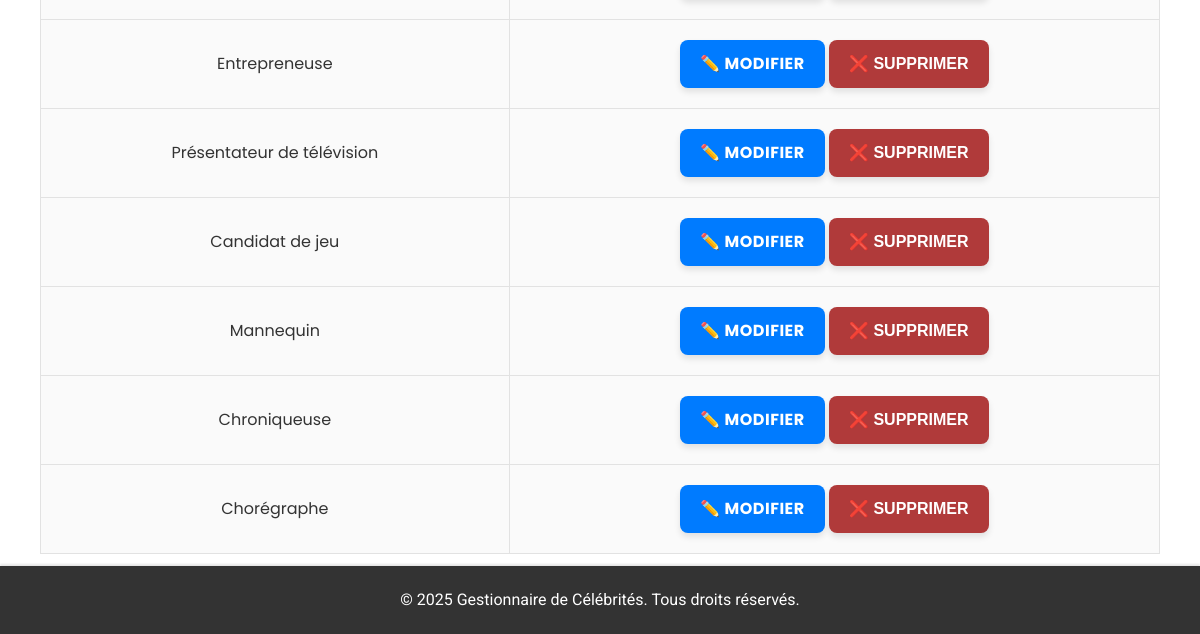
Before: /celebs/activities/ (lower part) with the older database file.
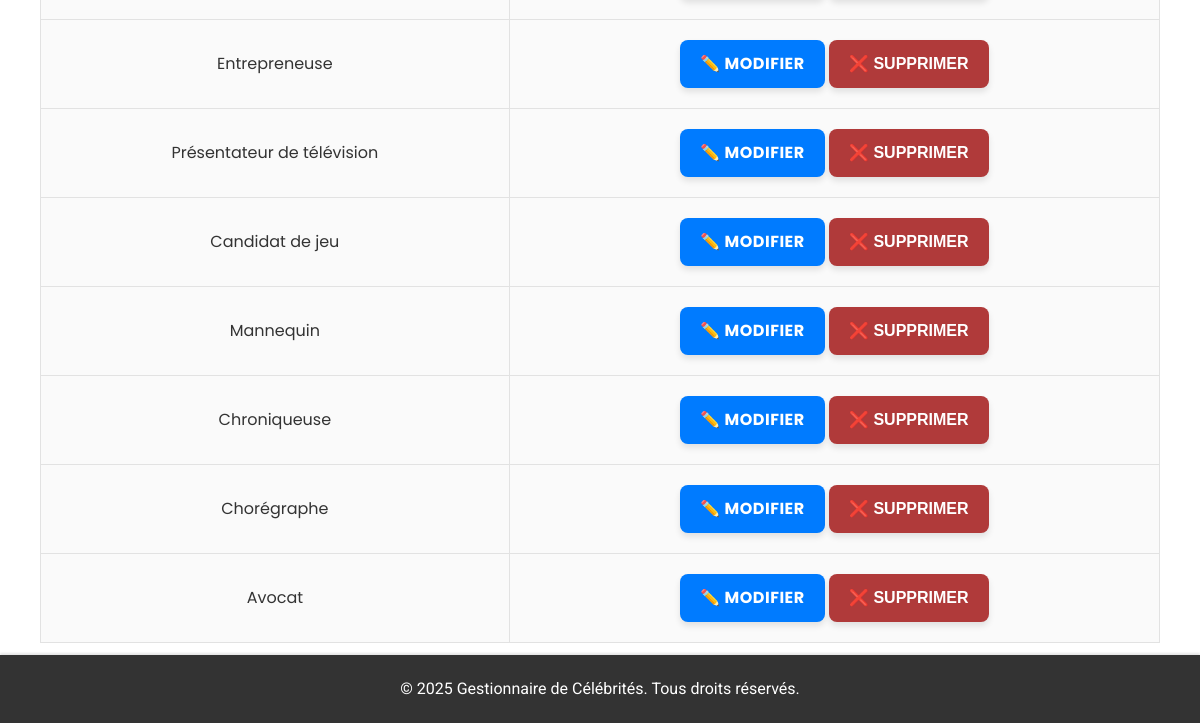
After: the same page with the newer database file.
### celebs/models.py (models this page shows, shortened)
class Activity(models.Model):
    name = models.CharField(max_length=100, unique=True)

### celebs/views.py (the view)
# urls.py: path('activities/', views.activity_list, name='activity_list'),
def activity_list(request):
    activities = Activity.objects.all()
    if request.method == "POST":
        form = ActivityForm(request.POST)
        if form.is_valid():
            form.save()
            return redirect("activity_list")
    else:
        form = ActivityForm()
    return render(request, "celebs/activity_list.html", {
        "activities": activities,
        "form": form
    })

### templates/celebs/activity_list.html (shortened to what this page needs)
{% extends "base.html" %}
{% block content %}
<div class="container">
  <table class="activity-table">
    <tbody>
      {% for activity in activities %}
        <tr>
          <td>{{ activity.name }}</td>
          <td>
            <a href="{% url 'edit_activity' activity.id %}" class="btn edit-btn">✏️ Modifier</a>
            <form method="POST" action="{% url 'delete_activity' activity.id %}" style="display:inline;">
              <button type="submit" class="delete-btn">❌ Supprimer</button>
            </form>
          </td>
        </tr>
      {% endfor %}
    </tbody>
  </table>
</div>
{% endblock %}

Changed rows visible on the page:
added Activity: name "Avocat"
